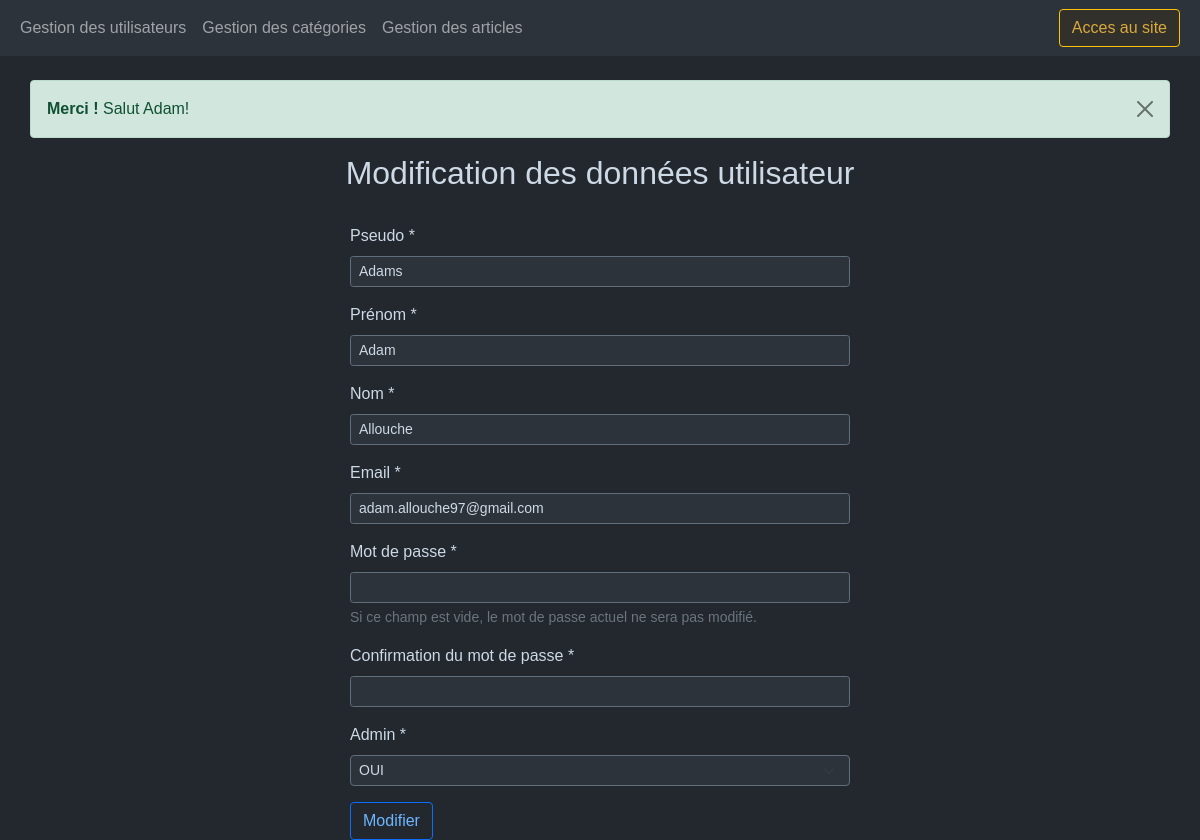
Page /admin/index.php?page=users&action=edit&id=3 (signed in) on the committed database.
### tables this page shows
CREATE TABLE `users` (
  `id` int(11) NOT NULL,
  `username` varchar(128) NOT NULL,
  `firstname` varchar(128) NOT NULL,
  `lastname` varchar(128) NOT NULL,
  `email` varchar(256) NOT NULL,
  `password` varchar(256) NOT NULL,
  `bio` text,
  `created_at` datetime NOT NULL DEFAULT CURRENT_TIMESTAMP,
  `is_admin` tinyint(1) NOT NULL DEFAULT '0'
);

### admin/index.php (called while the page is built, shortened)
<?php
	if(isset($_GET['page'])){
		$page = $_GET['page'];
		switch ($page){
			case 'users':
				require_once('controllers/usersController.php');
				break;
		}
	}
	else {
		$page = "";
		require_once('controllers/indexController.php');
	}
	require_once('layouts/admin.php');
?>

### admin/controllers/usersController.php (called while the page is built, shortened)
<?php
  require_once ('../models/User.php');
  $action = $_GET['action'];
  if ($action == 'list') {
    $users = getAllUsers();
    $view = 'views/usersListView.php';
	}
  elseif($action == 'edit'){
		$userId = $_GET['id'];
    $selectedUser = getUser($userId);
  }
  elseif($action == 'delete'){
    deleteUser($_GET['id']);
    $_SESSION['message'] = 'Utilisateur suprimé !';
      header('Location: index.php?page=users&action=list');
      exit;
  }
  else{
    header('Location: ../index.php?page=404');
  }
?>

### models/User.php (called while the page is built, shortened)
<?php
  function getUser($userId) {
	  $db = $GLOBALS['db'] ;
    $query = $db->prepare("SELECT *
    FROM users
    WHERE id = ?");
    $query->execute([$userId]);
    return $query->fetch();
  }
?>

### admin/views/usersFormView.php (the view, shortened to what this page needs)
<h2 class="mx-auto" style="text-align: center;"><?= ($action == 'new') ? "Ajouter un utilisateur" : "Modification des données utilisateur" ?></h2>
<form class="mx-auto" style="width: 500px;" action="" method="POST">
	<br>
	<div class="mb-3">
		<label for="username" class="form-label">Pseudo *</label>
		<input class="form-control form-control-sm" type="text" name="username" id="username" value="<?= isset($submittedUsername) ? $submittedUsername : ($selectedUser['username'] ?? '');?>" placeholder="" />
	</div>
	<div class="mb-3">
		<label class="form-label" for="firstname">Prénom *</label>
		<input class="form-control form-control-sm" type="text" name="firstname" id="firstname" value="<?= isset($submittedFirstname) ? $submittedFirstname : ($selectedUser['firstname'] ?? '');?>" />
	</div>
	<div class="mb-3">
		<label class="form-label" for="lastname">Nom *</label>
		<input class="form-control form-control-sm" type="text" name="lastname" id="lastname" value="<?= isset($submittedLastname) ? $submittedLastname : ($selectedUser['lastname'] ?? '');?>" />
	</div>
	<div class="mb-3">
		<label class="form-label" for="email">Email *</label>
		<input class="form-control form-control-sm" type="email" name="email" id="email" value="<?= isset($submittedEmail) ? $submittedEmail : ($selectedUser['email'] ?? '');?>" placeholder="ton@email.com" />
	</div>
	<div class="mb-3">
		<label class="form-label" for="password">Mot de passe *</label>
		<input class="form-control form-control-sm" type="password" name="password" id="password" value="<?= !empty($submittedPassword) ? $submittedPassword : '';?>" />
		<div id="emailHelp" class="form-text">Si ce champ est vide, le mot de passe actuel ne sera pas modifié.</div>
	</div>
	<div class="mb-3">
		<label class="form-label" for="pswdConfirmation">Confirmation du mot de passe *</label>
		<input class="form-control form-control-sm" type="password" name="pswdConfirmation" id="pswdConfirmation" value="<?= !empty($submittedPswdConfirmation) ? $submittedPswdConfirmation : '';?>" />
	</div>
	<div class="mb-3">
		<label class="form-label" for="is_admin">Admin *</label>
		<select  name="is_admin" id="is_admin" class="form-select form-select-sm" aria-label="Valeur par défaut">
		<?php if($selectedUser['is_admin'] == 1): ?>
			<option selected value="1">OUI</option>
		<?php else: ?>
			<option value="1">OUI</option>
			<option selected value="2">NON</option>
		<?php endif; ?>
		</select>
	</div>
	<button type="submit" class="btn btn-primary"><?= ($action == 'new') ? "Ajouter" : "Modifier" ?></button>
</form>

### assets/css/admin.css (style rules this page uses)
body { font-family: "Montserrat", sans-serif; background-color: #23272e; color: #cdd9e5 !important; }
.btn-primary { color: #6cb6ff !important; background-color: #23272e; }
.form-control:valid { color: #cdd9e5; background-color: #2d333b !important; border-color: #626e79 !important; }
.form-select:valid { color: #cdd9e5; background-color: #2d333b !important; border-color: #626e79 !important; }

### rows in the picture
users: username "Adams", firstname "Adam", lastname "Allouche", email "adam.allouche97@gmail.com", is_admin "OUI"

### other values in the picture
$_SESSION['message'] "Salut Adam!"
